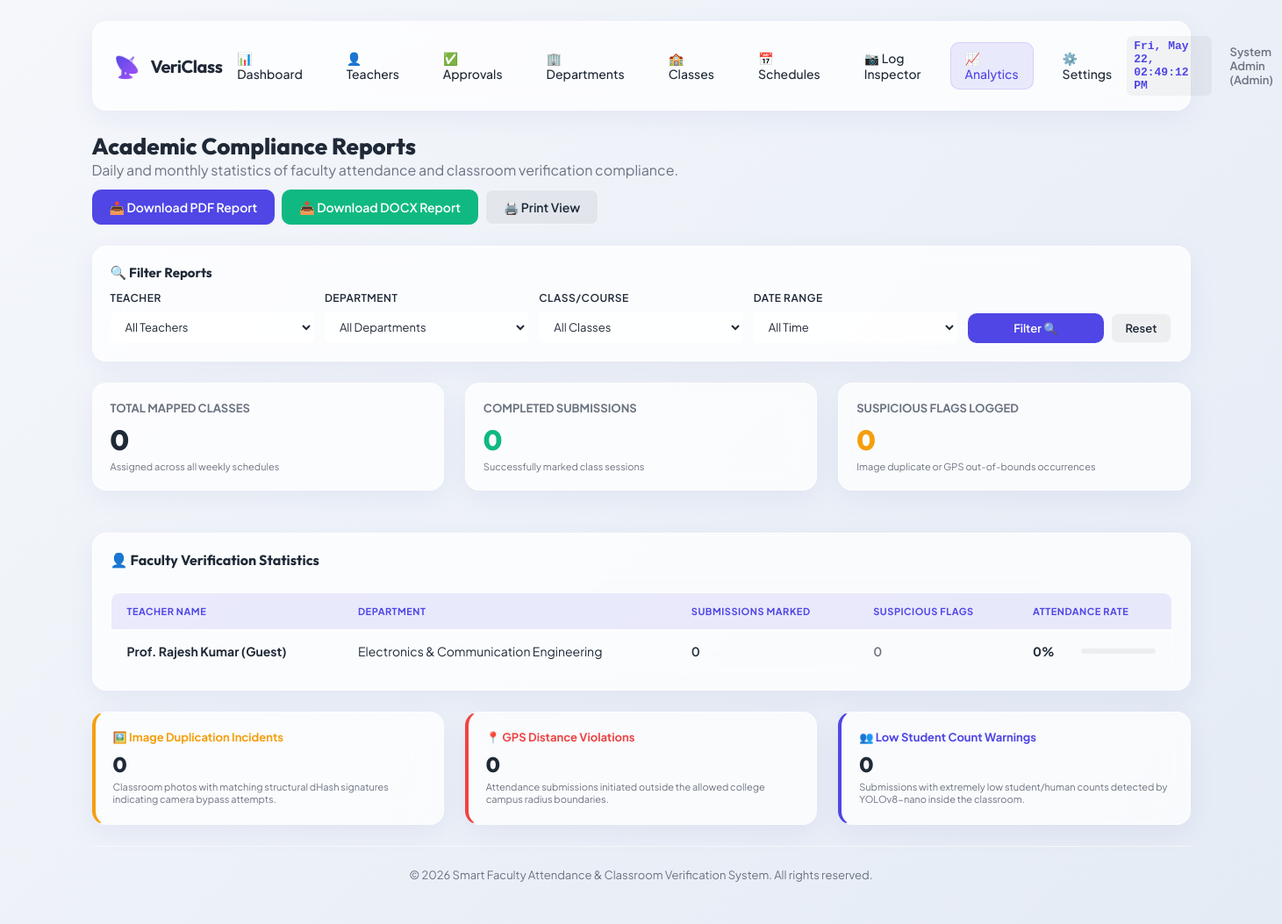
The page /admin/reports (signed in) on the database its author committed.
### models.py (models this page shows, shortened)
class TeacherProfile(db.Model):
    __tablename__ = 'teacher_profiles'
    id = db.Column(db.Integer, primary_key=True)
    user_id = db.Column(db.Integer, db.ForeignKey('users.id', ondelete='CASCADE'), unique=True, nullable=False)
    employee_id = db.Column(db.String(50), unique=True, nullable=False, index=True)
    name = db.Column(db.String(120), nullable=False)
    phone = db.Column(db.String(20), nullable=True)
    department_id = db.Column(db.Integer, db.ForeignKey('departments.id', ondelete='SET NULL'), nullable=True)
    approval_status = db.Column(db.String(20), default='Pending', nullable=False) # 'Pending', 'Approved', 'Rejected'
    approved_by_id = db.Column(db.Integer, db.ForeignKey('users.id'), nullable=True)
    approved_at = db.Column(db.DateTime, nullable=True)
    user = db.relationship('User', foreign_keys=[user_id], back_populates='profile', lazy=True)
    approver = db.relationship('User', foreign_keys=[approved_by_id], lazy=True)
    timetables = db.relationship('Timetable', backref='teacher_profile', cascade="all, delete-orphan", lazy=True)
    attendance_logs = db.relationship('AttendanceLog', backref='teacher_profile', lazy=True)

class Department(db.Model):
    __tablename__ = 'departments'
    id = db.Column(db.Integer, primary_key=True)
    name = db.Column(db.String(100), unique=True, nullable=False)
    code = db.Column(db.String(20), unique=True, nullable=False) # e.g. 'CSE', 'ECE'
    teachers = db.relationship('TeacherProfile', backref='department', lazy=True)

### app.py (the view, shortened to what this page needs)
@app.route('/admin/reports')
def admin_reports():
    if not is_logged_in() or session.get('role') != 'admin':
        flash("Access Denied.", "danger")
        return redirect(url_for('login'))
    teacher_id = request.args.get('teacher_id')
    department_id = request.args.get('department_id')
    class_id = request.args.get('class_id')
    date_range = request.args.get('date_range', 'all')
    log_query = AttendanceLog.query.join(TeacherProfile).outerjoin(Department, TeacherProfile.department_id == Department.id).outerjoin(Timetable, AttendanceLog.timetable_id == Timetable.id)
    if teacher_id:
        log_query = log_query.filter(AttendanceLog.teacher_profile_id == int(teacher_id))
    if department_id:
        log_query = log_query.filter(TeacherProfile.department_id == int(department_id))
    if class_id:
        cls_obj = ClassSection.query.get(int(class_id))
        class_name = cls_obj.name if cls_obj else ''
        log_query = log_query.filter((Timetable.class_id == int(class_id)) | (AttendanceLog.class_name == class_name))
    filtered_logs = log_query.all()
    total_logs = len(filtered_logs)
    total_suspicious = sum(1 for log in filtered_logs if log.status == 'Suspicious')
    duplicate_images = sum(1 for log in filtered_logs if log.suspicious_reason == 'Duplicate Image')
    outside_campus = sum(1 for log in filtered_logs if log.suspicious_reason == 'Outside Campus')
    low_students = sum(1 for log in filtered_logs if log.suspicious_reason == 'Low Student Count')
    incidents = {
        'duplicate_images': duplicate_images,
        'outside_campus': outside_campus,
        'low_students': low_students
    }
    timetable_query = Timetable.query.join(TeacherProfile)
    if teacher_id:
        timetable_query = timetable_query.filter(Timetable.teacher_profile_id == int(teacher_id))
    if department_id:
        timetable_query = timetable_query.filter(TeacherProfile.department_id == int(department_id))
    if class_id:
        timetable_query = timetable_query.filter(Timetable.class_id == int(class_id))
    total_scheduled = timetable_query.count()
    teacher_query = TeacherProfile.query
    if teacher_id:
        teacher_query = teacher_query.filter(TeacherProfile.id == int(teacher_id))
    if department_id:
        teacher_query = teacher_query.filter(TeacherProfile.department_id == int(department_id))
    teachers_list = teacher_query.all()
    teacher_stats = []
    for t in teachers_list:
        t_logs_q = AttendanceLog.query.filter_by(teacher_profile_id=t.id).outerjoin(Timetable, AttendanceLog.timetable_id == Timetable.id)
        if class_id:
            cls_obj = ClassSection.query.get(int(class_id))
            class_name = cls_obj.name if cls_obj else ''
            t_logs_q = t_logs_q.filter((Timetable.class_id == int(class_id)) | (AttendanceLog.class_name == class_name))
        marked_count = t_logs_q.count()
        susp_count = t_logs_q.filter(AttendanceLog.status == 'Suspicious').count()
        t_slots_q = Timetable.query.filter_by(teacher_profile_id=t.id)
        if class_id:
            t_slots_q = t_slots_q.filter(Timetable.class_id == int(class_id))
        slots_count = t_slots_q.count()
        rate = 100
        if slots_count > 0:
            if date_range == 'today':
                opps = slots_count
            elif date_range == 'week':
                opps = slots_count * 5
            elif date_range == 'month':
                opps = slots_count * 20
            else:
                opps = slots_count * 20
            rate = round((marked_count / opps) * 100)
            rate = min(rate, 100)
        else:
            rate = 0
        teacher_stats.append({
            'name': t.name,
            'department': t.department.name if t.department else 'N/A',
            'marked_count': marked_count,
            'suspicious_count': susp_count,
            'rate': rate
        })
    all_teachers = TeacherProfile.query.order_by(TeacherProfile.name).all()
    all_departments = Department.query.order_by(Department.name).all()
    all_classes = ClassSection.query.order_by(ClassSection.name).all()
    return render_template('admin_reports.html',
                           total_scheduled_all_time=total_scheduled,
                           total_logs_all_time=total_logs,
                           total_suspicious_all_time=total_suspicious,
                           teacher_stats=teacher_stats,
                           incidents=incidents,
                           teachers=all_teachers,
                           departments=all_departments,
                           classes=all_classes,
                           selected_teacher_id=teacher_id,
                           selected_department_id=department_id,
                           selected_class_id=class_id,
                           selected_date_range=date_range)

### templates/admin_reports.html (shortened to what this page needs)
{% extends "base.html" %}
{% block content %}
<div style="margin-bottom: 24px; display: flex; justify-content: space-between; align-items: center; flex-wrap: wrap; gap: 12px;">
    <div>
        <h2 style="font-family: var(--font-title); font-size: 26px; font-weight: 800;">Academic Compliance Reports</h2>
        <p style="color: var(--color-text-muted);">Daily and monthly statistics of faculty attendance and classroom verification compliance.</p>
    </div>
    <div style="display: flex; gap: 8px; flex-wrap: wrap;">
        <a href="{{ url_for('admin_reports_download_pdf', teacher_id=selected_teacher_id or '', department_id=selected_department_id or '', class_id=selected_class_id or '', date_range=selected_date_range or '') }}" class="btn btn-primary">📥 Download PDF Report</a>
        <a href="{{ url_for('admin_reports_download_docx', teacher_id=selected_teacher_id or '', department_id=selected_department_id or '', class_id=selected_class_id or '', date_range=selected_date_range or '') }}" class="btn btn-success" style="background-color: var(--color-success); border-color: var(--color-success); color: white;">📥 Download DOCX Report</a>
        <button onclick="window.print()" class="btn btn-secondary" style="background-color: rgba(0,0,0,0.05); color: var(--color-text); border: 1px solid var(--border-card); border-radius: 8px;">🖨️ Print View</button>
    </div>
</div>
<div class="glass-card filter-section" style="padding: 20px; margin-bottom: 24px;">
    <h3 style="font-family: var(--font-title); font-size: 15px; margin-bottom: 12px; font-weight: 700;">🔍 Filter Reports</h3>
    <form action="{{ url_for('admin_reports') }}" method="GET" style="display: grid; grid-template-columns: repeat(auto-fit, minmax(180px, 1fr)); gap: 12px; align-items: flex-end;">
        <div class="form-group" style="margin-bottom: 0;">
            <label class="form-label" for="teacher_id" style="font-size: 12px;">Teacher</label>
            <select class="form-control" id="teacher_id" name="teacher_id" style="padding: 8px 12px; font-size: 13px; background-color: var(--bg-card); color: var(--color-text); border: 1px solid var(--border-card); border-radius: 6px;">
                <option value="">All Teachers</option>
            </select>
        </div>
        <div class="form-group" style="margin-bottom: 0;">
            <label class="form-label" for="department_id" style="font-size: 12px;">Department</label>
            <select class="form-control" id="department_id" name="department_id" style="padding: 8px 12px; font-size: 13px; background-color: var(--bg-card); color: var(--color-text); border: 1px solid var(--border-card); border-radius: 6px;">
                <option value="">All Departments</option>
            </select>
        </div>
        <div class="form-group" style="margin-bottom: 0;">
            <label class="form-label" for="class_id" style="font-size: 12px;">Class/Course</label>
            <select class="form-control" id="class_id" name="class_id" style="padding: 8px 12px; font-size: 13px; background-color: var(--bg-card); color: var(--color-text); border: 1px solid var(--border-card); border-radius: 6px;">
                <option value="">All Classes</option>
            </select>
        </div>
        <div class="form-group" style="margin-bottom: 0;">
            <label class="form-label" for="date_range" style="font-size: 12px;">Date Range</label>
            <select class="form-control" id="date_range" name="date_range" style="padding: 8px 12px; font-size: 13px; background-color: var(--bg-card); color: var(--color-text); border: 1px solid var(--border-card); border-radius: 6px;">
                <option value="all" {% if selected_date_range == 'all' or not selected_date_range %}selected{% endif %}>All Time</option>
            </select>
        </div>
        <div style="display: flex; gap: 8px;">
            <button type="submit" class="btn btn-primary" style="padding: 8px 16px; font-size: 13px; flex: 1;">Filter 🔍</button>
            <a href="{{ url_for('admin_reports') }}" class="btn btn-secondary" style="padding: 8px 16px; font-size: 13px; text-decoration: none; text-align: center; background-color: rgba(0,0,0,0.05); color: var(--color-text); border: 1px solid var(--border-card); border-radius: 8px; display: inline-block; box-sizing: border-box; width: auto; height: auto;">Reset</a>
        </div>
    </form>
</div>
<div class="grid-3" style="margin-bottom: 24px;">
    <div class="glass-card" style="padding: 20px;">
        <h4 style="font-size: 13px; text-transform: uppercase; color: var(--color-text-muted); font-weight: 700; margin-bottom: 8px;">Total Mapped Classes</h4>
        <div style="font-size: 32px; font-family: var(--font-title); font-weight: 800;">{{ total_scheduled_all_time }}</div>
        <p style="font-size: 11px; color: var(--color-text-muted); margin-top: 4px;">Assigned across all weekly schedules</p>
    </div>
    <div class="glass-card" style="padding: 20px;">
        <h4 style="font-size: 13px; text-transform: uppercase; color: var(--color-text-muted); font-weight: 700; margin-bottom: 8px;">Completed Submissions</h4>
        <div style="font-size: 32px; font-family: var(--font-title); font-weight: 800; color: var(--color-success);">{{ total_logs_all_time }}</div>
        <p style="font-size: 11px; color: var(--color-text-muted); margin-top: 4px;">Successfully marked class sessions</p>
    </div>
    <div class="glass-card" style="padding: 20px;">
        <h4 style="font-size: 13px; text-transform: uppercase; color: var(--color-text-muted); font-weight: 700; margin-bottom: 8px;">Suspicious Flags Logged</h4>
        <div style="font-size: 32px; font-family: var(--font-title); font-weight: 800; color: var(--color-warning);">{{ total_suspicious_all_time }}</div>
        <p style="font-size: 11px; color: var(--color-text-muted); margin-top: 4px;">Image duplicate or GPS out-of-bounds occurrences</p>
    </div>
</div>
<div class="glass-card" style="padding: 20px; overflow: hidden; margin-bottom: 24px;">
    <h3 style="font-family: var(--font-title); font-size: 16px; margin-bottom: 16px; border-bottom: 1px solid var(--border-card); padding-bottom: 10px;">👤 Faculty Verification Statistics</h3>
    <div class="table-responsive">
        <table class="custom-table">
            <thead>
                <tr>
                    <th>Teacher Name</th>
                    <th>Department</th>
                    <th>Submissions Marked</th>
                    <th>Suspicious Flags</th>
                    <th>Attendance Rate</th>
                </tr>
            </thead>
            <tbody>
                {% if teacher_stats %}
                    {% for stat in teacher_stats %}
                        <tr>
                            <td style="font-weight: 700;">{{ stat.name }}</td>
                            <td>{{ stat.department }}</td>
                            <td style="font-weight: 600;">{{ stat.marked_count }}</td>
                            <td style="font-weight: 600; color: {% if stat.suspicious_count > 0 %}var(--color-warning){% else %}var(--color-text-muted){% endif %};">
                                {{ stat.suspicious_count }}
                            </td>
                            <td>
                                <div style="display: flex; align-items: center; gap: 10px;">
                                    <span style="font-weight: 700; min-width: 45px;">{{ stat.rate }}%</span>
                                    <div style="flex: 1; max-width: 100px; height: 6px; background: rgba(0,0,0,0.05); border-radius: 3px; overflow: hidden;">
                                    </div>
                                </div>
                            </td>
                        </tr>
                    {% endfor %}
                {% else %}
                    <tr>
                        <td colspan="5" style="text-align: center; color: var(--color-text-muted); padding: 30px;">No faculty stats compiled. No logs in database.</td>
                    </tr>
                {% endif %}
            </tbody>
        </table>
    </div>
</div>
<div class="grid-3">
    <div class="glass-card" style="padding: 20px; border-left: 4px solid var(--color-warning);">
        <h4 style="font-size: 13px; font-weight: 700; color: var(--color-warning); margin-bottom: 8px;">🖼️ Image Duplication Incidents</h4>
        <p style="font-size: 24px; font-weight: 800; font-family: var(--font-title); margin-bottom: 4px;">{{ incidents.duplicate_images }}</p>
        <p style="font-size: 11px; color: var(--color-text-muted); line-height: 1.3;">Classroom photos with matching structural dHash signatures indicating camera bypass attempts.</p>
    </div>
    <div class="glass-card" style="padding: 20px; border-left: 4px solid var(--color-danger);">
        <h4 style="font-size: 13px; font-weight: 700; color: var(--color-danger); margin-bottom: 8px;">📍 GPS Distance Violations</h4>
        <p style="font-size: 24px; font-weight: 800; font-family: var(--font-title); margin-bottom: 4px;">{{ incidents.outside_campus }}</p>
        <p style="font-size: 11px; color: var(--color-text-muted); line-height: 1.3;">Attendance submissions initiated outside the allowed college campus radius boundaries.</p>
    </div>
    <div class="glass-card" style="padding: 20px; border-left: 4px solid var(--color-primary);">
        <h4 style="font-size: 13px; font-weight: 700; color: var(--color-primary); margin-bottom: 8px;">👥 Low Student Count Warnings</h4>
        <p style="font-size: 24px; font-weight: 800; font-family: var(--font-title); margin-bottom: 4px;">{{ incidents.low_students }}</p>
        <p style="font-size: 11px; color: var(--color-text-muted); line-height: 1.3;">Submissions with extremely low student/human counts detected by YOLOv8-nano inside the classroom.</p>
    </div>
</div>
{% endblock %}

### rows shown on the page
TeacherProfile: name "Prof. Rajesh Kumar (Guest)"
Department: department "Electronics & Communication Engineering"

### other values the page prints
{{ session.get('name') }} "System Admin"
{{ session.get('role')|capitalize }} "Admin"
{{ total_scheduled_all_time }} "0"
{{ total_logs_all_time }} "0"
{{ total_suspicious_all_time }} "0"
{{ stat.marked_count }} "0"
{{ stat.suspicious_count }} "0"
{{ stat.rate }} "0"
{{ incidents.duplicate_images }} "0"
{{ incidents.outside_campus }} "0"
{{ incidents.low_students }} "0"
